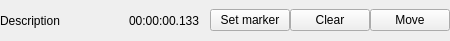
<?xml version="1.0" encoding="UTF-8"?>
<ui version="4.0">
 <class>Marker</class>
 <widget class="QWidget" name="Marker">
  <property name="geometry">
   <rect>
    <x>0</x>
    <y>0</y>
    <width>450</width>
    <height>41</height>
   </rect>
  </property>
  <property name="maximumSize">
   <size>
    <width>450</width>
    <height>50</height>
   </size>
  </property>
  <property name="windowTitle">
   <string>Form</string>
  </property>
  <layout class="QHBoxLayout" name="horizontalLayout_2">
   <property name="spacing">
    <number>0</number>
   </property>
   <property name="leftMargin">
    <number>0</number>
   </property>
   <property name="topMargin">
    <number>0</number>
   </property>
   <property name="rightMargin">
    <number>0</number>
   </property>
   <property name="bottomMargin">
    <number>0</number>
   </property>
   <item>
    <widget class="QLabel" name="label_description">
     <property name="text">
      <string>Description</string>
     </property>
     <property name="margin">
      <number>0</number>
     </property>
    </widget>
   </item>
   <item>
    <spacer name="horizontalSpacer">
     <property name="orientation">
      <enum>Qt::Horizontal</enum>
     </property>
     <property name="sizeHint" stdset="0">
      <size>
       <width>40</width>
       <height>20</height>
      </size>
     </property>
    </spacer>
   </item>
   <item>
    <widget class="QLabel" name="label_time">
     <property name="text">
      <string>00:00:00.133</string>
     </property>
     <property name="margin">
      <number>0</number>
     </property>
    </widget>
   </item>
   <item>
    <spacer name="horizontalSpacer_2">
     <property name="orientation">
      <enum>Qt::Horizontal</enum>
     </property>
     <property name="sizeType">
      <enum>QSizePolicy::Fixed</enum>
     </property>
     <property name="sizeHint" stdset="0">
      <size>
       <width>10</width>
       <height>0</height>
      </size>
     </property>
    </spacer>
   </item>
   <item>
    <widget class="QPushButton" name="button_setMarker">
     <property name="text">
      <string>Set marker</string>
     </property>
    </widget>
   </item>
   <item>
    <widget class="QPushButton" name="button_clear">
     <property name="text">
      <string>Clear</string>
     </property>
    </widget>
   </item>
   <item>
    <widget class="QPushButton" name="button_move">
     <property name="text">
      <string>Move</string>
     </property>
    </widget>
   </item>
  </layout>
 </widget>
 <resources/>
 <connections/>
</ui>
